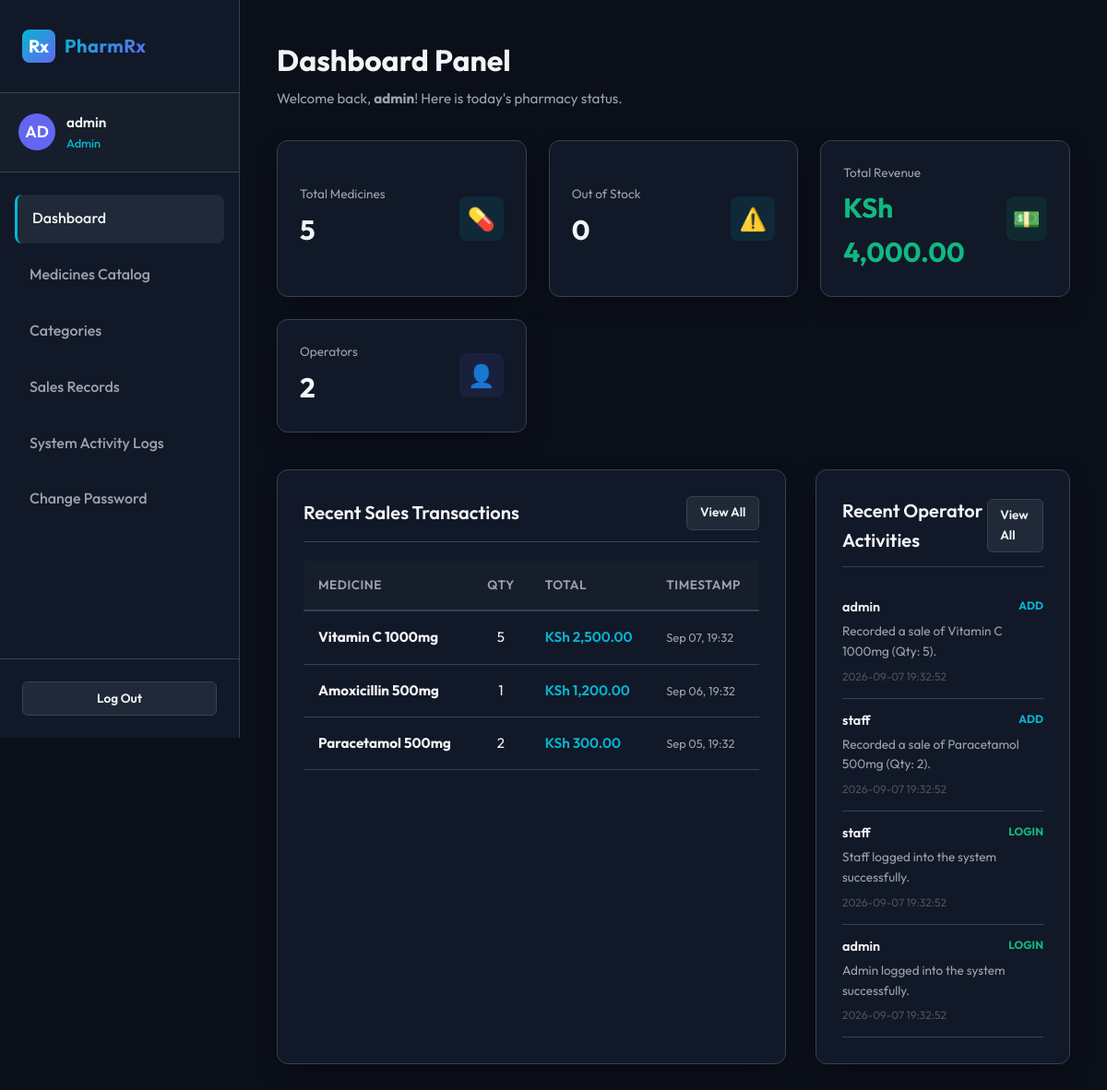
/index.php (signed in), run on the app's committed database.
### tables this page shows
CREATE TABLE `sales` (
  `id` INT AUTO_INCREMENT PRIMARY KEY,
  `medicine_id` INT DEFAULT NULL,
  `user_id` INT DEFAULT NULL,
  `quantity` INT NOT NULL,
  `total_price` DECIMAL(10,2) NOT NULL,
  `sale_date` TIMESTAMP DEFAULT CURRENT_TIMESTAMP,
  CONSTRAINT `fk_sales_medicine` 
    FOREIGN KEY (`medicine_id`) REFERENCES `medicines` (`id`) 
    ON DELETE SET NULL 
    ON UPDATE CASCADE,
  CONSTRAINT `fk_sales_user` 
    FOREIGN KEY (`user_id`) REFERENCES `users` (`id`) 
    ON DELETE SET NULL 
    ON UPDATE CASCADE
);

CREATE TABLE `medicines` (
  `id` INT AUTO_INCREMENT PRIMARY KEY,
  `category_id` INT DEFAULT NULL,
  `name` VARCHAR(150) NOT NULL UNIQUE,
  `description` TEXT,
  `price` DECIMAL(10,2) NOT NULL,
  `stock_quantity` INT NOT NULL DEFAULT 0,
  `image_path` VARCHAR(255) DEFAULT NULL,
  `created_at` TIMESTAMP DEFAULT CURRENT_TIMESTAMP,
  CONSTRAINT `fk_medicines_category` 
    FOREIGN KEY (`category_id`) REFERENCES `categories` (`id`) 
    ON DELETE SET NULL 
    ON UPDATE CASCADE
);

CREATE TABLE `activity_logs` (
  `id` INT AUTO_INCREMENT PRIMARY KEY,
  `user_id` INT DEFAULT NULL,
  `activity` ENUM('Login', 'Logout', 'Add', 'Edit', 'Delete') NOT NULL,
  `description` TEXT NOT NULL,
  `log_time` TIMESTAMP DEFAULT CURRENT_TIMESTAMP,
  CONSTRAINT `fk_logs_user` 
    FOREIGN KEY (`user_id`) REFERENCES `users` (`id`) 
    ON DELETE SET NULL 
    ON UPDATE CASCADE
);

CREATE TABLE `users` (
  `id` INT AUTO_INCREMENT PRIMARY KEY,
  `username` VARCHAR(50) NOT NULL UNIQUE,
  `email` VARCHAR(100) NOT NULL UNIQUE,
  `password_hash` VARCHAR(255) NOT NULL,
  `role` ENUM('Admin', 'Normal') NOT NULL DEFAULT 'Normal',
  `created_at` TIMESTAMP DEFAULT CURRENT_TIMESTAMP
);

### index.php (the view, shortened to what this page needs)
<?php
include_once __DIR__ . '/includes/header.php';
require_once __DIR__ . '/config/db.php';
$stat_total_medicines = 0;
$stat_out_of_stock = 0;
$stat_total_sales_revenue = 0.00;
$stat_total_users = 0;
$recent_sales = [];
$recent_logs = [];
try {
    $stmt_meds = $pdo->query("SELECT COUNT(*) FROM `medicines`");
    $stat_total_medicines = $stmt_meds->fetchColumn();
    $stmt_stock = $pdo->query("SELECT COUNT(*) FROM `medicines` WHERE `stock_quantity` = 0");
    $stat_out_of_stock = $stmt_stock->fetchColumn();
    $stmt_rev = $pdo->query("SELECT SUM(`total_price`) FROM `sales`");
    $stat_total_sales_revenue = $stmt_rev->fetchColumn() ?: 0.00;
    $stmt_usr = $pdo->query("SELECT COUNT(*) FROM `users`");
    $stat_total_users = $stmt_usr->fetchColumn();
    $stmt_rsales = $pdo->query("
        SELECT s.*, m.name AS medicine_name
        FROM `sales` s
        LEFT JOIN `medicines` m ON s.medicine_id = m.id
        ORDER BY s.id DESC LIMIT 5
    ");
    $recent_sales = $stmt_rsales->fetchAll();
    $stmt_rlogs = $pdo->query("
        SELECT l.*, u.username
        FROM `activity_logs` l
        LEFT JOIN `users` u ON l.user_id = u.id
        ORDER BY l.id DESC LIMIT 5
    ");
    $recent_logs = $stmt_rlogs->fetchAll();
} catch (PDOException $e) {
    error_log("Dashboard query execution error: " . $e->getMessage());
}
?>
<div class="header-actions">
    <div class="page-title">
        <h1>Dashboard Panel</h1>
        <p>Welcome back, <strong><?php echo htmlspecialchars($_SESSION['username']); ?></strong>! Here is today's pharmacy status.</p>
    </div>
</div>
<div class="grid-stats">
    <div class="stat-card">
        <div>
            <div class="stat-desc">Total Medicines</div>
            <div class="stat-val"><?php echo $stat_total_medicines; ?></div>
        </div>
        <div class="stat-icon">💊</div>
    </div>
    <div class="stat-card">
        <div>
            <div class="stat-desc">Out of Stock</div>
            <div class="stat-val" style="<?php echo $stat_out_of_stock > 0 ? 'color: var(--danger);' : ''; ?>">
                <?php echo $stat_out_of_stock; ?>
            </div>
        </div>
        <div class="stat-icon" style="<?php echo $stat_out_of_stock > 0 ? 'color: var(--danger); background: rgba(239,68,68,0.1);' : ''; ?>">⚠️</div>
    </div>
    <div class="stat-card">
        <div>
            <div class="stat-desc">Total Revenue</div>
            <div class="stat-val" style="color: var(--success);">KSh <?php echo number_format($stat_total_sales_revenue, 2); ?></div>
        </div>
        <div class="stat-icon" style="color: var(--success); background: rgba(16,185,129,0.1);">💵</div>
    </div>
    <div class="stat-card">
        <div>
            <div class="stat-desc">Operators</div>
            <div class="stat-val"><?php echo $stat_total_users; ?></div>
        </div>
        <div class="stat-icon" style="color: var(--accent-secondary); background: rgba(99,102,241,0.1);">👤</div>
    </div>
</div>
<div class="dashboard-grid">
    <div class="card-premium">
        <h3 class="card-title">
            <span>Recent Sales Transactions</span>
            <a href="sales.php" class="btn btn-secondary btn-sm">View All</a>
        </h3>
        <div class="table-container">
            <table class="table-premium">
                <thead>
                    <tr>
                        <th>Medicine</th>
                        <th style="text-align: center;">Qty</th>
                        <th>Total</th>
                        <th>Timestamp</th>
                    </tr>
                </thead>
                <tbody>
                    <?php if (empty($recent_sales)): ?>
                        <tr>
                            <td colspan="4" style="text-align: center; color: var(--text-secondary);">No sales recorded yet.</td>
                        </tr>
                    <?php else: ?>
                        <?php foreach ($recent_sales as $sale): ?>
                            <tr>
                                <td><strong><?php echo htmlspecialchars($sale['medicine_name'] ?? '[Deleted Medicine]'); ?></strong></td>
                                <td style="text-align: center;"><?php echo $sale['quantity']; ?></td>
                                <td style="color: var(--accent-primary); font-weight: 600;">KSh <?php echo number_format($sale['total_price'], 2); ?></td>
                                <td style="font-size: 0.8rem; color: var(--text-secondary);"><?php echo date('M d, H:i', strtotime($sale['sale_date'])); ?></td>
                            </tr>
                        <?php endforeach; ?>
                    <?php endif; ?>
                </tbody>
            </table>
        </div>
    </div>
    <div class="card-premium">
        <h3 class="card-title">
            <span>Recent Operator Activities</span>
            <a href="logs.php" class="btn btn-secondary btn-sm">View All</a>
        </h3>
        <ul style="list-style: none; padding: 0;">
            <?php if (empty($recent_logs)): ?>
                <li style="color: var(--text-secondary); text-align: center; padding: 2rem 0;">No activities logged.</li>
            <?php else: ?>
                <?php foreach ($recent_logs as $log):
                    $act = $log['activity'];
                    $act_color = 'var(--text-secondary)';
                    if ($act === 'Login') $act_color = 'var(--success)';
                    elseif ($act === 'Delete') $act_color = 'var(--danger)';
                    elseif ($act === 'Add') $act_color = 'var(--accent-primary)';
                ?>
                    <li style="border-bottom: 1px solid var(--border-color); padding: 0.75rem 0; font-size: 0.9rem;">
                        <div style="display: flex; justify-content: space-between; margin-bottom: 0.25rem;">
                            <span style="font-weight: 600;"><?php echo htmlspecialchars($log['username'] ?? 'System'); ?></span>
                            <span style="color: <?php echo $act_color; ?>; font-size: 0.75rem; font-weight: 700; text-transform: uppercase;">
                                <?php echo $act; ?>
                            </span>
                        </div>
                        <p style="color: var(--text-secondary); font-size: 0.85rem; margin-bottom: 0.25rem;">
                            <?php echo htmlspecialchars($log['description']); ?>
                        </p>
                        <small style="color: rgba(255,255,255,0.25); font-size: 0.75rem;">
                            <?php echo date('Y-m-d H:i:s', strtotime($log['log_time'])); ?>
                        </small>
                    </li>
                <?php endforeach; ?>
            <?php endif; ?>
        </ul>
    </div>
</div>
<?php include_once __DIR__ . '/includes/footer.php'; ?>

### includes/header.php (shortened to what this page needs)
<!DOCTYPE html>
<html lang="en">
<head>
    <link rel="stylesheet" href="assets/css/style.css">
</head>
<body>
    <div class="app-container">
        <?php include_once __DIR__ . '/sidebar.php'; ?>
        <main class="app-content">

### includes/sidebar.php
<?php
$current_page = basename($_SERVER['PHP_SELF']);
$username = isset($_SESSION['username']) ? $_SESSION['username'] : 'Guest';
$role = isset($_SESSION['role']) ? $_SESSION['role'] : 'Normal';
?>
<aside class="app-sidebar">
    <div class="sidebar-logo">
        <div class="logo-icon">Rx</div>
        <div class="logo-text">PharmRx</div>
    </div>
    <div class="sidebar-user">
        <div class="user-avatar">
            <?php echo htmlspecialchars(substr($username, 0, 2)); ?>
        </div>
        <div class="user-info">
            <div class="user-name" title="<?php echo htmlspecialchars($username); ?>">
                <?php echo htmlspecialchars($username); ?>
            </div>
            <div class="user-role">
                <?php echo htmlspecialchars($role); ?>
            </div>
        </div>
    </div>
    <ul class="sidebar-menu">
        <li class="<?php echo $current_page === 'index.php' ? 'active' : ''; ?>">
            <a href="index.php">
                Dashboard
            </a>
        </li>
        <li class="<?php echo in_array($current_page, ['medicines.php', 'medicine_add.php', 'medicine_edit.php']) ? 'active' : ''; ?>">
            <a href="medicines.php">
                Medicines Catalog
            </a>
        </li>
        <li class="<?php echo $current_page === 'categories.php' ? 'active' : ''; ?>">
            <a href="categories.php">
                Categories
            </a>
        </li>
        <li class="<?php echo $current_page === 'sales.php' ? 'active' : ''; ?>">
            <a href="sales.php">
                Sales Records
            </a>
        </li>
        <li class="<?php echo $current_page === 'logs.php' ? 'active' : ''; ?>">
            <a href="logs.php">
                System Activity Logs
            </a>
        </li>
        <li class="<?php echo $current_page === 'change_password.php' ? 'active' : ''; ?>">
            <a href="change_password.php">
                Change Password
            </a>
        </li>
    </ul>
    <div class="sidebar-footer">
        <a href="logout.php" class="btn btn-secondary btn-sm" style="width: 100%; display: flex; justify-content: center;">
            Log Out
        </a>
    </div>
</aside>

### includes/footer.php (shortened to what this page needs)
        </main>
    </div>
</body>
</html>

### data on the page
sales: medicine.name "Vitamin C 1000mg", quantity "5", total_price "2,500.00", sale_date "Sep 07, 19:32"
sales: medicine.name "Amoxicillin 500mg", quantity "1", total_price "1,200.00", sale_date "Sep 06, 19:32"
sales: medicine.name "Paracetamol 500mg", quantity "2", total_price "300.00", sale_date "Sep 05, 19:32"
activity_logs: user.username "admin", activity "ADD", description "Recorded a sale of Vitamin C 1000mg (Qty: 5).", log_time "2026-09-07 19:32:52"
activity_logs: user.username "staff", activity "ADD", description "Recorded a sale of Paracetamol 500mg (Qty: 2).", log_time "2026-09-07 19:32:52"
activity_logs: user.username "staff", activity "LOGIN", description "Staff logged into the system successfully.", log_time "2026-09-07 19:32:52"
activity_logs: user.username "admin", activity "LOGIN", description "Admin logged into the system successfully.", log_time "2026-09-07 19:32:52"

### other printed values
substr($username, 0, 2) "AD"
$username "admin"
$role "Admin"
$_SESSION['username'] "admin"
$stat_total_medicines "5"
$stat_out_of_stock "0"
$stat_total_sales_revenue "4,000.00"
$stat_total_users "2"
